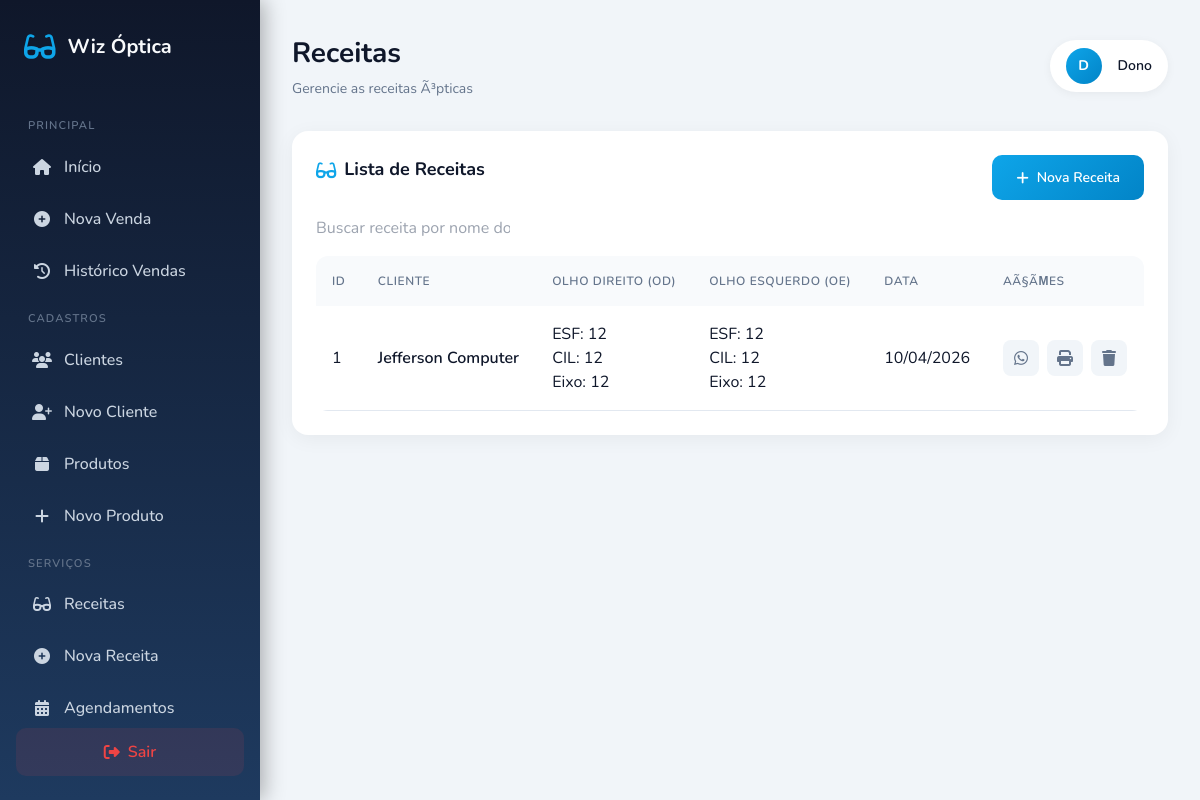
Screenshot of /views/receitas/index.php (signed in) with the database file from the repository.
### tables this page shows
CREATE TABLE `receitas` (
  `id` bigint(20) UNSIGNED NOT NULL,
  `cliente_id` int(11) DEFAULT NULL,
  `esfera_od` varchar(10) DEFAULT NULL,
  `cilindro_od` varchar(10) DEFAULT NULL,
  `eixo_od` varchar(10) DEFAULT NULL,
  `adicao_od` varchar(10) DEFAULT NULL,
  `esfera_oe` varchar(10) DEFAULT NULL,
  `cilindro_oe` varchar(10) DEFAULT NULL,
  `eixo_oe` varchar(10) DEFAULT NULL,
  `adicao_oe` varchar(10) DEFAULT NULL,
  `obs` text DEFAULT NULL,
  `data_receita` date DEFAULT NULL,
  `validade` date DEFAULT NULL
);

CREATE TABLE `clientes` (
  `id` bigint(20) UNSIGNED NOT NULL,
  `nome` varchar(100) NOT NULL,
  `telefone` varchar(20) DEFAULT NULL,
  `cpf` varchar(14) DEFAULT NULL,
  `email` varchar(100) DEFAULT NULL,
  `data_nascimento` date DEFAULT NULL,
  `criado_em` timestamp NOT NULL DEFAULT current_timestamp(),
  `endereco` text DEFAULT NULL,
  `bairro` text DEFAULT NULL,
  `numero` int(11) DEFAULT NULL
);

### views/receitas/index.php (the view, shortened to what this page needs)
<?php
$db = Database::getInstance()->getConnection();
try {
    $stmt = $db->query("SELECT r.*, c.nome as cliente_nome FROM receitas r LEFT JOIN clientes c ON r.cliente_id = c.id ORDER BY r.id DESC");
    $receitas = $stmt->fetchAll();
} catch (PDOException $e) {
    error_log("Erro: " . $e->getMessage());
    $receitas = [];
}
include __DIR__ . '/../layout_base.php';
?>
<div class="card">
    <div class="flex justify-between items-center mb-4">
        <h2 class="card-title">
            <i class="fas fa-glasses"></i>
            Lista de Receitas
        </h2>
        <a href="nova.php" class="btn btn-primary">
            <i class="fas fa-plus"></i>
            Nova Receita
        </a>
    </div>
    <div class="mb-4">
        <input type="text" id="busca" class="input" placeholder="Buscar receita por nome do cliente..." onkeyup="filtrarTabela()">
    </div>
    <?php if (empty($receitas)): ?>
    <div class="empty-state">
        <i class="fas fa-prescription"></i>
        <h3>Nenhuma receita cadastrada</h3>
        <p>Comece adicionando sua primeira receita.</p>
        <a href="nova.php" class="btn btn-primary mt-4">
            <i class="fas fa-plus"></i>
            Cadastrar Receita
        </a>
    </div>
    <?php else: ?>
    <div class="table-container">
        <table class="table">
            <thead>
                <tr>
                    <th>ID</th>
                    <th>Cliente</th>
                    <th>Olho Direito (OD)</th>
                    <th>Olho Esquerdo (OE)</th>
                    <th>Data</th>
                    <th>AÃ§Ãµes</th>
                </tr>
            </thead>
            <tbody id="tabela-receitas">
                <?php foreach ($receitas as $r): ?>
                <tr>
                    <td><?php echo $r['id']; ?></td>
                    <td class="font-semibold"><?php echo htmlspecialchars($r['cliente_nome'] ?? '-'); ?></td>
                    <td>
                        <?php
                        $od = [];
                        if (!empty($r['esfera_od'])) $od[] = "ESF: {$r['esfera_od']}";
                        if (!empty($r['cilindro_od'])) $od[] = "CIL: {$r['cilindro_od']}";
                        if (!empty($r['eixo_od'])) $od[] = "Eixo: {$r['eixo_od']}";
                        echo !empty($od) ? implode('<br>', $od) : '-';
                        ?>
                    </td>
                    <td>
                        <?php
                        $oe = [];
                        if (!empty($r['esfera_oe'])) $oe[] = "ESF: {$r['esfera_oe']}";
                        if (!empty($r['cilindro_oe'])) $oe[] = "CIL: {$r['cilindro_oe']}";
                        if (!empty($r['eixo_oe'])) $oe[] = "Eixo: {$r['eixo_oe']}";
                        echo !empty($oe) ? implode('<br>', $oe) : '-';
                        ?>
                    </td>
                    <td><?php echo $r['data_receita'] ? date('d/m/Y', strtotime($r['data_receita'])) : '-'; ?></td>
                    <td>
                        <div class="actions">
                            <a href="compartilhar_whatsapp.php?id=<?php echo $r['id']; ?>" target="_blank" class="btn-icon success" title="Compartilhar no WhatsApp">
                                <i class="fab fa-whatsapp"></i>
                            </a>
                            <a href="imprimir.php?id=<?php echo $r['id']; ?>" target="_blank" class="btn-icon success" title="Imprimir">
                                <i class="fas fa-print"></i>
                            </a>
                            <a href="excluir.php?id=<?php echo $r['id']; ?>" class="btn-icon danger" title="Excluir" onclick="return confirm('Tem certeza que deseja excluir esta receita?');">
                                <i class="fas fa-trash"></i>
                            </a>
                        </div>
                    </td>
                </tr>
                <?php endforeach; ?>
            </tbody>
        </table>
    </div>
    <?php endif; ?>
</div>
<?php include __DIR__ . '/../layout_end.php'; ?>

### views/layout_base.php (style rules this page uses)
* { box-sizing: border-box; margin: 0; padding: 0; }
body { font-family: 'Nunito', sans-serif; background: #f1f5f9; }
.card { background: white; border-radius: 16px; padding: 1.5rem; box-shadow: 0 4px 20px rgba(0,0,0,0.05); margin-bottom: 1.5rem; }
.card-title { font-size: 1.125rem; font-weight: 700; color: #0f172a; margin-bottom: 1rem; display: flex; align-items: center; gap: 0.5rem; }
.card-title i { color: #0ea5e9; }
.btn { display: inline-flex; align-items: center; gap: 0.5rem; padding: 0.75rem 1.5rem; border-radius: 10px; font-weight: 600; font-family: inherit; font-size: 0.875rem; cursor: pointer; transition: all 0.2s ease; border: none; }
.btn-primary { background: linear-gradient(135deg, #0ea5e9, #0284c7); color: white; }
.table-container { overflow-x: auto; border-radius: 12px; }
.table { width: 100%; border-collapse: collapse; }
.table th { background: #f8fafc; padding: 1rem; text-align: left; font-size: 0.75rem; text-transform: uppercase; letter-spacing: 0.05em; color: #64748b; font-weight: 600; }
.table td { padding: 1rem; border-bottom: 1px solid #e2e8f0; color: #0f172a; }
.actions { display: flex; gap: 0.5rem; }
.btn-icon { width: 36px; height: 36px; display: inline-flex; align-items: center; justify-content: center; border-radius: 8px; background: #f1f5f9; color: #64748b; transition: all 0.2s ease; }

### rows the page displays
receitas: id "1", cliente.nome "Jefferson Computer", od "ESF: 12 CIL: 12 Eixo: 12", oe "ESF: 12 CIL: 12 Eixo: 12", data_receita "10/04/2026"

### other values shown
$currentPage "Receitas"
$currentModule "Gerencie as receitas Ã³pticas"
substr($_SESSION['usuario_nome'] ?? 'U', 0, 1) "D"
$_SESSION['usuario_nome'] "Dono"
